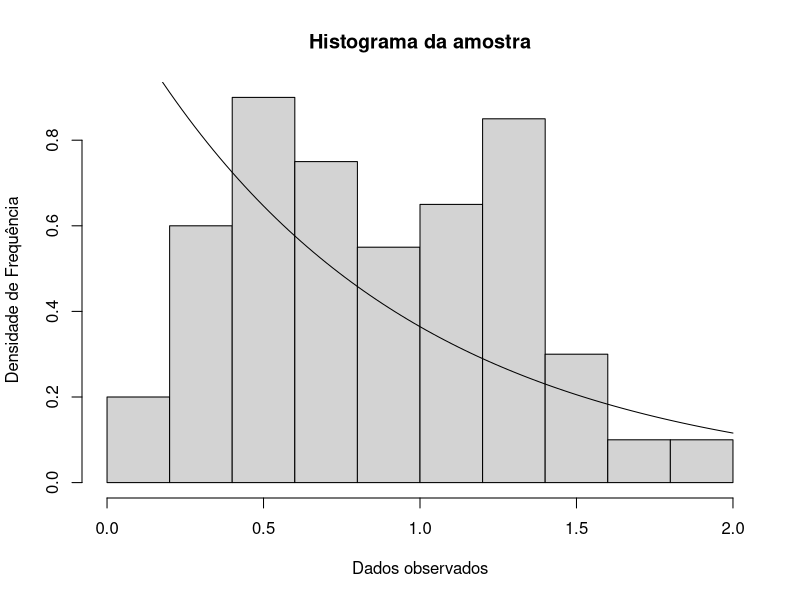
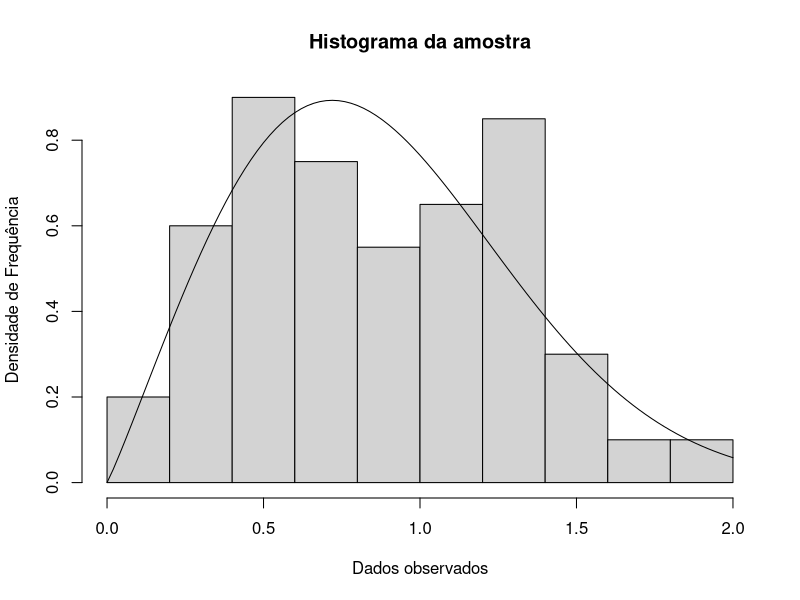

Reproduce these figures in R, in order.
## ---- chunk 1
x <- c(1.19, 1.33, 1.29, 0.97, 0.57, 0.26, 1.46, 0.73, 0.45, 0.85,
1.67, 0.56, 0.45, 0.35, 0.52, 1.32, 1.22, 1.09, 0.27, 0.34,
0.59, 0.78, 0.55, 1.29, 1.11, 1.04, 1.21, 0.38, 0.61, 1.12,
0.72, 0.55, 0.90, 0.26, 0.90, 0.54, 0.99, 0.67, 1.36, 0.18,
0.58, 0.22, 1.38, 1.36, 0.35, 1.43, 0.04, 0.26, 0.86, 1.06,
1.47, 0.42, 0.62, 0.58, 0.65, 0.54, 0.76, 0.93, 1.15, 0.92,
1.95, 1.29, 0.64, 0.13, 1.70, 1.00, 0.75, 1.09, 1.40, 1.26,
0.87, 0.80, 0.67, 0.47, 0.66, 0.33, 0.56, 1.01, 1.54, 0.46,
1.39, 1.30, 1.17, 1.60, 1.16, 0.93, 1.27, 0.20, 1.17, 0.42,
1.53, 0.31, 1.31, 1.20, 0.75, 0.72, 1.97, 1.26, 0.48, 0.27)

media <- mean(x)
theta.hat <- 1/media
## ---- chunk 2
f <- function (y) {
  theta.hat*exp(-theta.hat*y)
}

hist(x, probability = T, breaks = 10, ylab = 'Densidade de Frequência', xlab = 'Dados observados', main = 'Histograma da amostra')
curve(f, add = T)
## ---- chunk 3

t1.hat <- 1.03
t2.hat <- 2.08

f <- function (y) {
  t1.hat * t2.hat * y^(t2.hat-1) * exp(-t1.hat * y^(t2.hat))
}

hist(x, probability = T, breaks = 10, ylab = 'Densidade de Frequência', xlab = 'Dados observados', main = 'Histograma da amostra')
curve(f, add = T)
